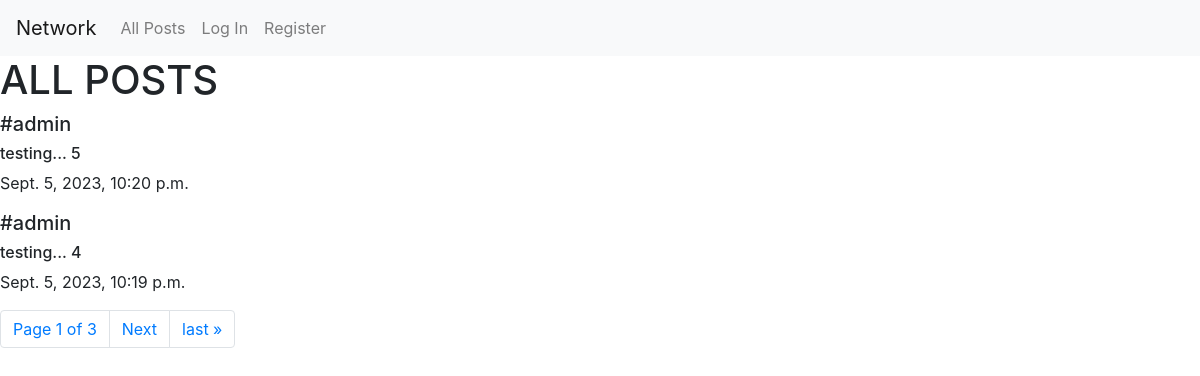
The app's page /, older data.
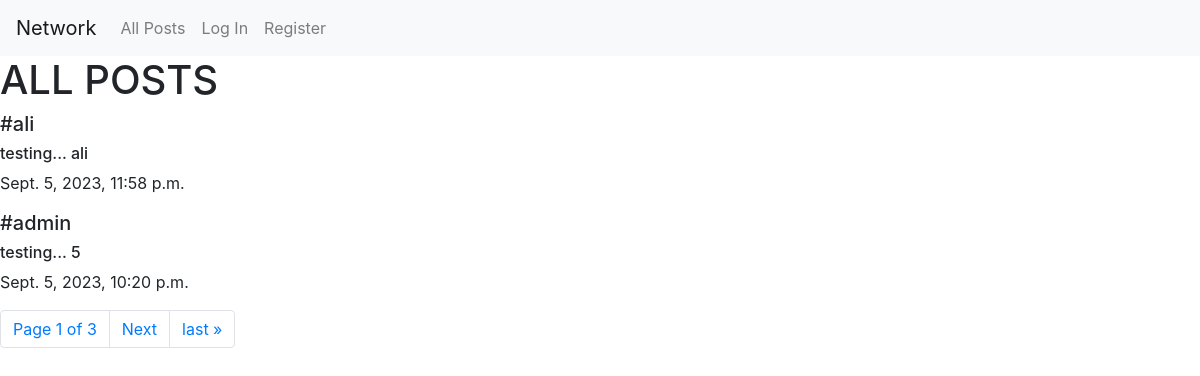
The same page, newer data.
### network/models.py (models this page shows, shortened)
class Post(models.Model):
    content = models.CharField(max_length=260)
    user = models.ForeignKey(User, on_delete=models.CASCADE, related_name="writer")
    date = models.DateTimeField(auto_now_add=True)

class User(AbstractUser):
    pass

### network/views.py (the view)
# urls.py: path("", views.index, name="index"),
def index(request):
    allPosts = Post.objects.all().order_by("id").reverse()
    paginator = Paginator(allPosts, 2)
    page_number = request.GET.get('page')
    page_obj = paginator.get_page(page_number)
    return render(request, "network/index.html", {
        "allPosts": allPosts,
        "page_obj": page_obj
    })

### network/templates/network/index.html (shortened to what this page needs)
{% extends "network/layout.html" %}
{% block body %}
    <div id="body">
        <h1>ALL POSTS</h1>
    </div>
    <div class="allPosts">
        {% for post in page_obj %}
            <div>
                <h5 class="username">#{{ post.user }}</h5>
                <h6 class="content">{{ post.content }}</h6>
                <p class="date">{{ post.date }}</p>
            </div>
        {% endfor %}
    </div>
    <nav aria-label="Page navigation example">
        <ul class="pagination">
                <li class="page-item"><a href="" class="page-link">Page {{ page_obj.number }} of {{ page_obj.paginator.num_pages }}</a></li>
            {% if page_obj.has_next %}
                <li class="page-item"><a class="page-link" href="?page={{ page_obj.next_page_number }}">Next</a></li>
                <li class="page-item"><a class="page-link" href="?page={{ page_obj.paginator.num_pages }}">last &raquo;</a></li>
            {% endif %}
        </ul>
      </nav>
{% endblock %}

### network/templates/network/layout.html (shortened to what this page needs)
{% load static %}
<!DOCTYPE html>
<html lang="en">
    <head>
        <link rel="stylesheet" href="https://stackpath.bootstrapcdn.com/bootstrap/4.4.1/css/bootstrap.min.css">
        <link href="{% static 'network/styles.css' %}" rel="stylesheet">
    </head>
    <body>
        <nav class="navbar navbar-expand-lg navbar-light bg-light">
            <a class="navbar-brand" href="{% url 'index' %}">Network</a>
            <div>
              <ul class="navbar-nav mr-auto">
                <li class="nav-item">
                  <a class="nav-link" href="{% url 'index' %}">All Posts</a>
                </li>
                {% if user.is_authenticated %}
                    <li class="nav-item">
                        <a class="nav-link" href="#">Following</a>
                    </li>
                    <li class="nav-item">
                        <a class="nav-link" href="{% url 'logout' %}">Log Out</a>
                    </li>
                {% else %}
                    <li class="nav-item">
                        <a class="nav-link" href="{% url 'login' %}">Log In</a>
                    </li>
                    <li class="nav-item">
                        <a class="nav-link" href="{% url 'register' %}">Register</a>
                    </li>
                {% endif %}
              </ul>
            </div>
          </nav>
        <div class="body">
            {% block body %}
            {% endblock %}
        </div>
    </body>
</html>

Row changes from the older to the newer data that the page shows:
no longer on this page (row unchanged): Post: user "admin", content "testing... 4", date "Sept. 5, 2023, 10:19 p.m."
added Post: user "ali", content "testing... ali", date "Sept. 5, 2023, 11:58 p.m."
